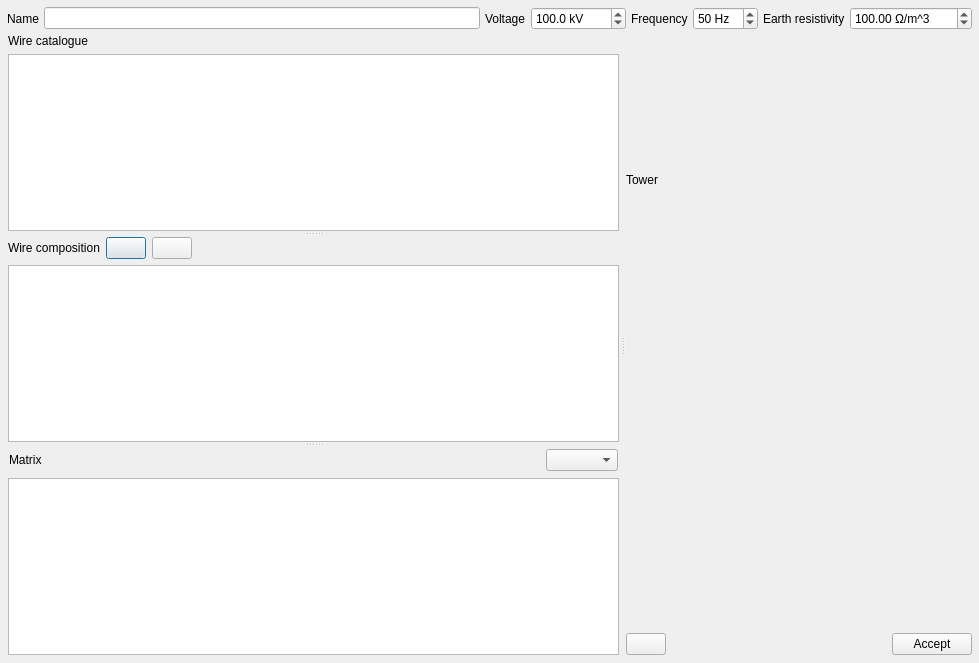
<?xml version="1.0" encoding="UTF-8"?>
<ui version="4.0">
 <class>TowerBuilderDialog</class>
 <widget class="QDialog" name="TowerBuilderDialog">
  <property name="geometry">
   <rect>
    <x>0</x>
    <y>0</y>
    <width>979</width>
    <height>663</height>
   </rect>
  </property>
  <property name="font">
   <font>
    <pointsize>9</pointsize>
   </font>
  </property>
  <property name="windowTitle">
   <string>Tower creation</string>
  </property>
  <layout class="QVBoxLayout" name="verticalLayout_3">
   <property name="spacing">
    <number>1</number>
   </property>
   <property name="leftMargin">
    <number>6</number>
   </property>
   <property name="topMargin">
    <number>6</number>
   </property>
   <property name="rightMargin">
    <number>6</number>
   </property>
   <property name="bottomMargin">
    <number>6</number>
   </property>
   <item>
    <widget class="QFrame" name="frame_6">
     <property name="sizePolicy">
      <sizepolicy hsizetype="Minimum" vsizetype="Minimum">
       <horstretch>0</horstretch>
       <verstretch>0</verstretch>
      </sizepolicy>
     </property>
     <property name="maximumSize">
      <size>
       <width>16777215</width>
       <height>32</height>
      </size>
     </property>
     <property name="frameShape">
      <enum>QFrame::Shape::NoFrame</enum>
     </property>
     <property name="frameShadow">
      <enum>QFrame::Shadow::Plain</enum>
     </property>
     <layout class="QHBoxLayout" name="horizontalLayout_3">
      <property name="spacing">
       <number>5</number>
      </property>
      <property name="leftMargin">
       <number>1</number>
      </property>
      <property name="topMargin">
       <number>1</number>
      </property>
      <property name="rightMargin">
       <number>1</number>
      </property>
      <property name="bottomMargin">
       <number>1</number>
      </property>
      <item>
       <widget class="QLabel" name="label_9">
        <property name="text">
         <string>Name</string>
        </property>
       </widget>
      </item>
      <item>
       <widget class="QLineEdit" name="name_lineEdit"/>
      </item>
      <item>
       <widget class="QLabel" name="label_13">
        <property name="text">
         <string>Voltage</string>
        </property>
       </widget>
      </item>
      <item>
       <widget class="QDoubleSpinBox" name="voltage_doubleSpinBox">
        <property name="suffix">
         <string> kV</string>
        </property>
        <property name="decimals">
         <number>1</number>
        </property>
        <property name="minimum">
         <double>0.100000000000000</double>
        </property>
        <property name="maximum">
         <double>100000000.000000000000000</double>
        </property>
        <property name="value">
         <double>100.000000000000000</double>
        </property>
       </widget>
      </item>
      <item>
       <widget class="QLabel" name="label_8">
        <property name="text">
         <string>Frequency</string>
        </property>
       </widget>
      </item>
      <item>
       <widget class="QDoubleSpinBox" name="frequency_doubleSpinBox">
        <property name="suffix">
         <string> Hz</string>
        </property>
        <property name="decimals">
         <number>0</number>
        </property>
        <property name="value">
         <double>50.000000000000000</double>
        </property>
       </widget>
      </item>
      <item>
       <widget class="QLabel" name="label_11">
        <property name="text">
         <string>Earth resistivity</string>
        </property>
       </widget>
      </item>
      <item>
       <widget class="QDoubleSpinBox" name="rho_doubleSpinBox">
        <property name="suffix">
         <string> Ω/m^3</string>
        </property>
        <property name="maximum">
         <double>9999999.000000000000000</double>
        </property>
        <property name="value">
         <double>100.000000000000000</double>
        </property>
       </widget>
      </item>
     </layout>
    </widget>
   </item>
   <item>
    <widget class="QSplitter" name="main_splitter">
     <property name="orientation">
      <enum>Qt::Orientation::Horizontal</enum>
     </property>
     <widget class="QFrame" name="frame_8">
      <property name="frameShape">
       <enum>QFrame::Shape::NoFrame</enum>
      </property>
      <property name="frameShadow">
       <enum>QFrame::Shadow::Raised</enum>
      </property>
      <layout class="QVBoxLayout" name="verticalLayout_2">
       <property name="leftMargin">
        <number>1</number>
       </property>
       <property name="topMargin">
        <number>1</number>
       </property>
       <property name="rightMargin">
        <number>1</number>
       </property>
       <property name="bottomMargin">
        <number>1</number>
       </property>
       <item>
        <widget class="QSplitter" name="splitter">
         <property name="orientation">
          <enum>Qt::Orientation::Vertical</enum>
         </property>
         <widget class="QFrame" name="frame_3">
          <property name="frameShape">
           <enum>QFrame::Shape::NoFrame</enum>
          </property>
          <property name="frameShadow">
           <enum>QFrame::Shadow::Raised</enum>
          </property>
          <layout class="QVBoxLayout" name="verticalLayout_8">
           <property name="leftMargin">
            <number>1</number>
           </property>
           <property name="topMargin">
            <number>1</number>
           </property>
           <property name="rightMargin">
            <number>1</number>
           </property>
           <property name="bottomMargin">
            <number>1</number>
           </property>
           <item>
            <widget class="QLabel" name="label_12">
             <property name="text">
              <string>Wire catalogue</string>
             </property>
            </widget>
           </item>
           <item>
            <widget class="QTableView" name="wires_tableView">
             <property name="selectionMode">
              <enum>QAbstractItemView::SelectionMode::SingleSelection</enum>
             </property>
             <property name="selectionBehavior">
              <enum>QAbstractItemView::SelectionBehavior::SelectRows</enum>
             </property>
            </widget>
           </item>
          </layout>
         </widget>
         <widget class="QFrame" name="frame_4">
          <property name="frameShape">
           <enum>QFrame::Shape::NoFrame</enum>
          </property>
          <property name="frameShadow">
           <enum>QFrame::Shadow::Raised</enum>
          </property>
          <layout class="QVBoxLayout" name="verticalLayout_4">
           <property name="leftMargin">
            <number>1</number>
           </property>
           <property name="topMargin">
            <number>1</number>
           </property>
           <property name="rightMargin">
            <number>1</number>
           </property>
           <property name="bottomMargin">
            <number>1</number>
           </property>
           <item>
            <widget class="QFrame" name="frame">
             <property name="frameShape">
              <enum>QFrame::Shape::NoFrame</enum>
             </property>
             <property name="frameShadow">
              <enum>QFrame::Shadow::Raised</enum>
             </property>
             <layout class="QHBoxLayout" name="horizontalLayout_2">
              <property name="leftMargin">
               <number>0</number>
              </property>
              <property name="topMargin">
               <number>0</number>
              </property>
              <property name="rightMargin">
               <number>0</number>
              </property>
              <property name="bottomMargin">
               <number>0</number>
              </property>
              <item>
               <widget class="QLabel" name="label_10">
                <property name="text">
                 <string>Wire composition</string>
                </property>
               </widget>
              </item>
              <item>
               <widget class="QPushButton" name="add_to_tower_pushButton">
                <property name="toolTip">
                 <string>Add wire</string>
                </property>
                <property name="text">
                 <string/>
                </property>
                <property name="icon">
                 <iconset resource="../Icons/icons.qrc">
                  <normaloff>:/Icons/icons/plus.png</normaloff>:/Icons/icons/plus.png</iconset>
                </property>
               </widget>
              </item>
              <item>
               <widget class="QPushButton" name="delete_from_tower_pushButton">
                <property name="toolTip">
                 <string>Delete wire</string>
                </property>
                <property name="text">
                 <string/>
                </property>
                <property name="icon">
                 <iconset resource="../Icons/icons.qrc">
                  <normaloff>:/Icons/icons/minus.png</normaloff>:/Icons/icons/minus.png</iconset>
                </property>
               </widget>
              </item>
              <item>
               <spacer name="horizontalSpacer">
                <property name="orientation">
                 <enum>Qt::Orientation::Horizontal</enum>
                </property>
                <property name="sizeHint" stdset="0">
                 <size>
                  <width>40</width>
                  <height>20</height>
                 </size>
                </property>
               </spacer>
              </item>
             </layout>
            </widget>
           </item>
           <item>
            <widget class="QTableView" name="tower_tableView"/>
           </item>
          </layout>
         </widget>
         <widget class="QFrame" name="frame_2">
          <property name="frameShape">
           <enum>QFrame::Shape::NoFrame</enum>
          </property>
          <property name="frameShadow">
           <enum>QFrame::Shadow::Raised</enum>
          </property>
          <layout class="QVBoxLayout" name="verticalLayout">
           <property name="leftMargin">
            <number>1</number>
           </property>
           <property name="topMargin">
            <number>1</number>
           </property>
           <property name="rightMargin">
            <number>1</number>
           </property>
           <property name="bottomMargin">
            <number>1</number>
           </property>
           <item>
            <widget class="QFrame" name="frame_7">
             <property name="frameShape">
              <enum>QFrame::Shape::NoFrame</enum>
             </property>
             <property name="frameShadow">
              <enum>QFrame::Shadow::Raised</enum>
             </property>
             <layout class="QHBoxLayout" name="horizontalLayout_4">
              <property name="leftMargin">
               <number>1</number>
              </property>
              <property name="topMargin">
               <number>1</number>
              </property>
              <property name="rightMargin">
               <number>1</number>
              </property>
              <property name="bottomMargin">
               <number>1</number>
              </property>
              <item>
               <widget class="QLabel" name="label">
                <property name="text">
                 <string>Matrix</string>
                </property>
               </widget>
              </item>
              <item>
               <spacer name="horizontalSpacer_3">
                <property name="orientation">
                 <enum>Qt::Orientation::Horizontal</enum>
                </property>
                <property name="sizeHint" stdset="0">
                 <size>
                  <width>40</width>
                  <height>20</height>
                 </size>
                </property>
               </spacer>
              </item>
              <item>
               <widget class="QComboBox" name="matrixViewComboBox"/>
              </item>
             </layout>
            </widget>
           </item>
           <item>
            <widget class="QTableView" name="matrixTableView"/>
           </item>
          </layout>
         </widget>
        </widget>
       </item>
      </layout>
     </widget>
     <widget class="QFrame" name="PlotFrame">
      <property name="frameShape">
       <enum>QFrame::Shape::NoFrame</enum>
      </property>
      <property name="frameShadow">
       <enum>QFrame::Shadow::Raised</enum>
      </property>
      <layout class="QVBoxLayout" name="verticalLayout_7">
       <property name="leftMargin">
        <number>1</number>
       </property>
       <property name="topMargin">
        <number>1</number>
       </property>
       <property name="rightMargin">
        <number>1</number>
       </property>
       <property name="bottomMargin">
        <number>1</number>
       </property>
       <item>
        <widget class="QLabel" name="label_4">
         <property name="text">
          <string>Tower</string>
         </property>
        </widget>
       </item>
       <item>
        <widget class="GraphsWidget" name="plotwidget" native="true"/>
       </item>
       <item>
        <widget class="QFrame" name="frame_9">
         <property name="maximumSize">
          <size>
           <width>16777215</width>
           <height>24</height>
          </size>
         </property>
         <property name="frameShape">
          <enum>QFrame::Shape::NoFrame</enum>
         </property>
         <property name="frameShadow">
          <enum>QFrame::Shadow::Raised</enum>
         </property>
         <layout class="QHBoxLayout" name="horizontalLayout_5">
          <property name="leftMargin">
           <number>0</number>
          </property>
          <property name="topMargin">
           <number>0</number>
          </property>
          <property name="rightMargin">
           <number>0</number>
          </property>
          <property name="bottomMargin">
           <number>0</number>
          </property>
          <item>
           <widget class="QPushButton" name="compute_pushButton">
            <property name="toolTip">
             <string>Compute matrices</string>
            </property>
            <property name="text">
             <string/>
            </property>
            <property name="icon">
             <iconset resource="../Icons/icons.qrc">
              <normaloff>:/Icons/icons/calculator.png</normaloff>:/Icons/icons/calculator.png</iconset>
            </property>
            <property name="iconSize">
             <size>
              <width>16</width>
              <height>16</height>
             </size>
            </property>
           </widget>
          </item>
          <item>
           <spacer name="horizontalSpacer_4">
            <property name="orientation">
             <enum>Qt::Orientation::Horizontal</enum>
            </property>
            <property name="sizeHint" stdset="0">
             <size>
              <width>19</width>
              <height>19</height>
             </size>
            </property>
           </spacer>
          </item>
          <item>
           <widget class="QPushButton" name="acceptButton">
            <property name="text">
             <string>Accept</string>
            </property>
           </widget>
          </item>
         </layout>
        </widget>
       </item>
      </layout>
     </widget>
    </widget>
   </item>
  </layout>
 </widget>
 <customwidgets>
  <customwidget>
   <class>GraphsWidget</class>
   <extends>QWidget</extends>
   <header>VeraGrid.Gui.PlotDialogue.qt_chart_widget</header>
   <container>1</container>
  </customwidget>
 </customwidgets>
 <resources>
  <include location="../Icons/icons.qrc"/>
 </resources>
 <connections/>
</ui>
